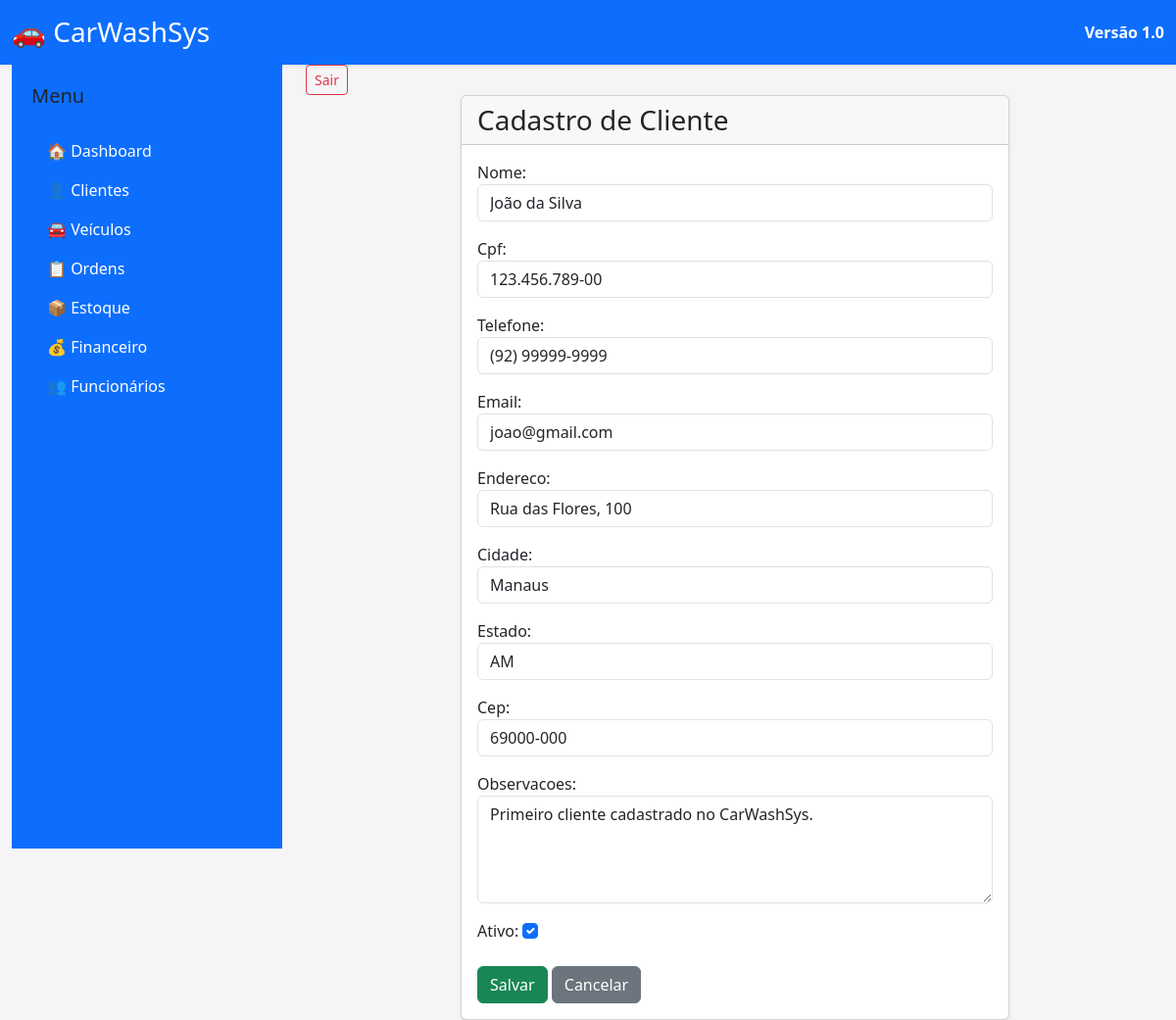
Page /clientes/1/editar/ on the committed database.
### apps/clientes/models.py (models this page shows, shortened)
class Cliente(models.Model):
    nome = models.CharField(
        max_length=150
    )
    cpf = models.CharField(
        max_length=14,
        unique=True
    )
    telefone = models.CharField(
        max_length=20
    )
    email = models.EmailField(
        blank=True
    )
    endereco = models.CharField(
        max_length=200,
        blank=True
    )
    cidade = models.CharField(
        max_length=100,
        blank=True
    )
    estado = models.CharField(
        max_length=2,
        blank=True
    )
    cep = models.CharField(
        max_length=9,
        blank=True
    )
    observacoes = models.TextField(
        blank=True
    )
    data_cadastro = models.DateTimeField(
        auto_now_add=True
    )
    ativo = models.BooleanField(
        default=True
    )

### apps/clientes/views.py (the view)
def editar_cliente(request, pk):
    cliente = get_object_or_404(
        Cliente,
        pk=pk
    )
    if request.method == "POST":
        form = ClienteForm(
            request.POST,
            instance=cliente
        )
        if form.is_valid():
            form.save()
            return redirect("lista_clientes")
    else:
        form = ClienteForm(
            instance=cliente
        )
    context = {
        "form": form,
    }
    return render(
        request,
        "clientes/formulario.html",
        context,
    )

### apps/clientes/forms.py
class ClienteForm(forms.ModelForm):
    class Meta:
        model = Cliente
        fields = "__all__"
        widgets = {
            "nome": forms.TextInput(attrs={
                "class": "form-control",
            }),
            "cpf": forms.TextInput(attrs={
                "class": "form-control",
            }),
            "telefone": forms.TextInput(attrs={
                "class": "form-control",
            }),
            "email": forms.EmailInput(attrs={
                "class": "form-control",
            }),
            "endereco": forms.TextInput(attrs={
                "class": "form-control",
            }),
            "cidade": forms.TextInput(attrs={
                "class": "form-control",
            }),
            "estado": forms.TextInput(attrs={
                "class": "form-control",
            }),
            "cep": forms.TextInput(attrs={
                "class": "form-control",
            }),
            "observacoes": forms.Textarea(attrs={
                "class": "form-control",
                "rows": 4,
            }),
            "ativo": forms.CheckboxInput(attrs={
                "class": "form-check-input",
            }),
        }

### templates/clientes/formulario.html (shortened to what this page needs)
{% extends "base.html" %}
{% block content %}
<div class="container-fluid">
    <div class="row justify-content-center">
        <div class="col-lg-8">
            <div class="card shadow-sm">
                <div class="card-header">
                    <h3 class="mb-0">
                        Cadastro de Cliente
                    </h3>
                </div>
                <div class="card-body">
                    <form method="post">
                        {{ form.as_p }}
                        <div class="mt-4">
                            <button
                                type="submit"
                                class="btn btn-success">
                                Salvar
                            </button>
                            <a
                                href="{% url 'lista_clientes' %}"
                                class="btn btn-secondary">
                                Cancelar
                            </a>
                        </div>
                    </form>
                </div>
            </div>
        </div>
    </div>
</div>
{% endblock %}

### static/css/style.css (style rules this page uses)
body { background: #f5f5f5; font-family: "Segoe UI", Arial, sans-serif; }

### rows in the picture
Cliente: nome "João da Silva", cpf "123.456.789-00", telefone "(92) 99999-9999", email "joao@gmail.com", endereco "Rua das Flores, 100", cidade "Manaus", estado "AM", cep "69000-000", observacoes "Primeiro cliente cadastrado no CarWashSys.", ativo "☑"
